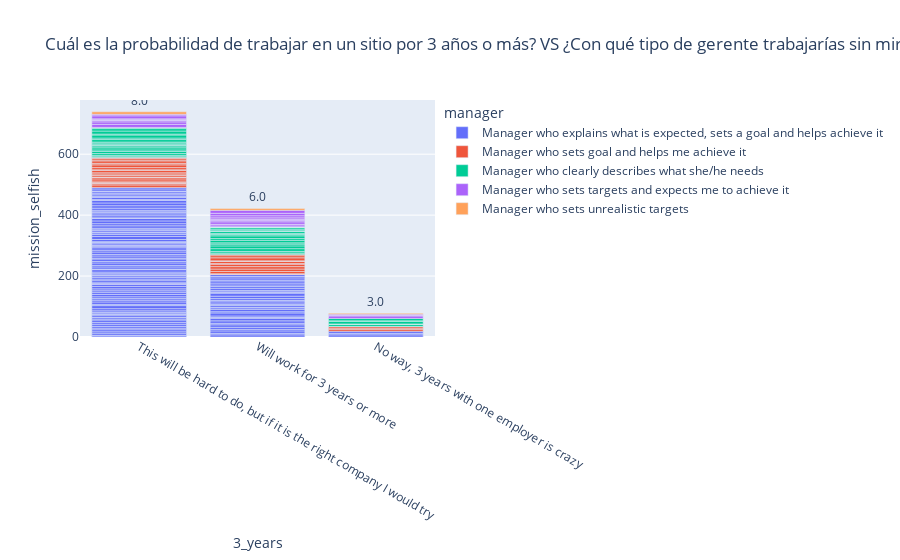

The cell this chart's notebook holds for it:
### Code cell
fig = px.bar(df, x="3_years", y="mission_selfish", color="manager", text="mission_selfish", title="Cuál es la probabilidad de trabajar en un sitio por 3 años o más? VS ¿Con qué tipo de gerente trabajarías sin mirar tu reloj? ")
fig.update_traces(texttemplate='%{text:.2s}', textposition='outside')
fig.update_layout(uniformtext_minsize=4, uniformtext_mode='hide')
fig.show()

### Figure 1 — Plotly figure (JSON) as saved in the notebook; plotly's stock layout.template omitted (floating-point values rounded to 4 significant figures; data arrays with more than 128 entries replaced by an {"elided": "..."} marker saying what was removed)
{"data": [{"alignmentgroup": "True", "hovertemplate": "manager=Manager who explains what is expected, sets a goal and helps achieve it<br>3_years=%{x}<br>mission_selfish=%{text}<extra></extra>", "legendgroup": "Manager who explains what is expected, sets a goal and helps achieve it", "marker": {"color": "#636efa", "pattern": {"shape": ""}}, "name": "Manager who explains what is expected, sets a goal and helps achieve it", "offsetgroup": "Manager who explains what is expected, sets a goal and helps achieve it", "orientation": "v", "showlegend": true, "text": {"elided": "129 int values"}, "textposition": "outside", "texttemplate": "%{text:.2s}", "type": "bar", "x": {"elided": "129 str values"}, "xaxis": "x", "y": {"elided": "129 int values"}, "yaxis": "y"}, {"alignmentgroup": "True", "hovertemplate": "manager=Manager who sets goal and helps me achieve it<br>3_years=%{x}<br>mission_selfish=%{text}<extra></extra>", "legendgroup": "Manager who sets goal and helps me achieve it", "marker": {"color": "#EF553B", "pattern": {"shape": ""}}, "name": "Manager who sets goal and helps me achieve it", "offsetgroup": "Manager who sets goal and helps me achieve it", "orientation": "v", "showlegend": true, "text": [8, 1, 4, 1, 2, 1, 7, 2, 8, 5, 7, 5, 1, 8, 5, 8, 5, 4, 8, 2, 2, 7, 7, 1, 9, 6, 4, 5, 8, 3, 1, 5, 3, 10, 5, 7, 4], "textposition": "outside", "texttemplate": "%{text:.2s}", "type": "bar", "x": ["This will be hard to do, but if it is the right company I would try", "Will work for 3 years or more", "This will be hard to do, but if it is the right company I would try", "This will be hard to do, but if it is the right company I would try", "Will work for 3 years or more", "This will be hard to do, but if it is the right company I would try", "Will work for 3 years or more", "This will be hard to do, but if it is the right company I would try", "Will work for 3 years or more", "This will be hard to do, but if it is the right company I would try", "This will be hard to do, but if it is the right company I would try", "This will be hard to do, but if it is the right company I would try", "This will be hard to do, but if it is the right company I would try", "Will work for 3 years or more", "This will be hard to do, but if it is the right company I would try", "Will work for 3 years or more", "This will be hard to do, but if it is the right company I would try", "This will be hard to do, but if it is the right company I would try", "This will be hard to do, but if it is the right company I would try", "Will work for 3 years or more", "This will be hard to do, but if it is the right company I would try", "Will work for 3 years or more", "This will be hard to do, but if it is the right company I would try", "Will work for 3 years or more", "This will be hard to do, but if it is the right company I would try", "No way, 3 years with one employer is crazy", "No way, 3 years with one employer is crazy", "This will be hard to do, but if it is the right company I would try", "This will be hard to do, but if it is the right company I would try", "This will be hard to do, but if it is the right company I would try", "Will work for 3 years or more", "This will be hard to do, but if it is the right company I would try", "This will be hard to do, but if it is the right company I would try", "Will work for 3 years or more", "No way, 3 years with one employer is crazy", "Will work for 3 years or more", "Will work for 3 years or more"], "xaxis": "x", "y": [8, 1, 4, 1, 2, 1, 7, 2, 8, 5, 7, 5, 1, 8, 5, 8, 5, 4, 8, 2, 2, 7, 7, 1, 9, 6, 4, 5, 8, 3, 1, 5, 3, 10, 5, 7, 4], "yaxis": "y"}, {"alignmentgroup": "True", "hovertemplate": "manager=Manager who clearly describes what she/he needs<br>3_years=%{x}<br>mission_selfish=%{text}<extra></extra>", "legendgroup": "Manager who clearly describes what she/he needs", "marker": {"color": "#00cc96", "pattern": {"shape": ""}}, "name": "Manager who clearly describes what she/he needs", "offsetgroup": "Manager who clearly describes what she/he needs", "orientation": "v", "showlegend": true, "text": [1, 3, 6, 4, 4, 6, 5, 1, 7, 1, 9, 9, 1, 6, 4, 5, 8, 6, 9, 5, 7, 6, 2, 4, 3, 7, 1, 4, 9, 1, 5, 5, 3, 1, 8, 1, 5, 1, 1, 10, 3, 10, 8, 3, 8], "textposition": "outside", "texttemplate": "%{text:.2s}", "type": "bar", "x": ["No way, 3 years with one employer is crazy", "This will be hard to do, but if it is the right company I would try", "No way, 3 years with one employer is crazy", "Will work for 3 years or more", "This will be hard to do, but if it is the right company I would try", "This will be hard to do, but if it is the right company I would try", "Will work for 3 years or more", "Will work for 3 years or more", "This will be hard to do, but if it is the right company I would try", "No way, 3 years with one employer is crazy", "Will work for 3 years or more", "Will work for 3 years or more", "No way, 3 years with one employer is crazy", "Will work for 3 years or more", "Will work for 3 years or more", "This will be hard to do, but if it is the right company I would try", "Will work for 3 years or more", "Will work for 3 years or more", "Will work for 3 years or more", "Will work for 3 years or more", "This will be hard to do, but if it is the right company I would try", "This will be hard to do, but if it is the right company I would try", "This will be hard to do, but if it is the right company I would try", "This will be hard to do, but if it is the right company I would try", "Will work for 3 years or more", "Will work for 3 years or more", "Will work for 3 years or more", "This will be hard to do, but if it is the right company I would try", "No way, 3 years with one employer is crazy", "Will work for 3 years or more", "Will work for 3 years or more", "Will work for 3 years or more", "This will be hard to do, but if it is the right company I would try", "Will work for 3 years or more", "This will be hard to do, but if it is the right company I would try", "Will work for 3 years or more", "This will be hard to do, but if it is the right company I would try", "No way, 3 years with one employer is crazy", "Will work for 3 years or more", "This will be hard to do, but if it is the right company I would try", "This will be hard to do, but if it is the right company I would try", "This will be hard to do, but if it is the right company I would try", "This will be hard to do, but if it is the right company I would try", "This will be hard to do, but if it is the right company I would try", "No way, 3 years with one employer is crazy"], "xaxis": "x", "y": [1, 3, 6, 4, 4, 6, 5, 1, 7, 1, 9, 9, 1, 6, 4, 5, 8, 6, 9, 5, 7, 6, 2, 4, 3, 7, 1, 4, 9, 1, 5, 5, 3, 1, 8, 1, 5, 1, 1, 10, 3, 10, 8, 3, 8], "yaxis": "y"}, {"alignmentgroup": "True", "hovertemplate": "manager=Manager who sets targets and expects me to achieve it<br>3_years=%{x}<br>mission_selfish=%{text}<extra></extra>", "legendgroup": "Manager who sets targets and expects me to achieve it", "marker": {"color": "#ab63fa", "pattern": {"shape": ""}}, "name": "Manager who sets targets and expects me to achieve it", "offsetgroup": "Manager who sets targets and expects me to achieve it", "orientation": "v", "showlegend": true, "text": [6, 1, 10, 2, 8, 5, 3, 8, 5, 4, 1, 8, 7, 8, 2, 2, 10, 4, 3, 10, 5], "textposition": "outside", "texttemplate": "%{text:.2s}", "type": "bar", "x": ["Will work for 3 years or more", "This will be hard to do, but if it is the right company I would try", "This will be hard to do, but if it is the right company I would try", "Will work for 3 years or more", "Will work for 3 years or more", "Will work for 3 years or more", "Will work for 3 years or more", "This will be hard to do, but if it is the right company I would try", "Will work for 3 years or more", "This will be hard to do, but if it is the right company I would try", "This will be hard to do, but if it is the right company I would try", "No way, 3 years with one employer is crazy", "Will work for 3 years or more", "Will work for 3 years or more", "This will be hard to do, but if it is the right company I would try", "No way, 3 years with one employer is crazy", "Will work for 3 years or more", "No way, 3 years with one employer is crazy", "This will be hard to do, but if it is the right company I would try", "This will be hard to do, but if it is the right company I would try", "This will be hard to do, but if it is the right company I would try"], "xaxis": "x", "y": [6, 1, 10, 2, 8, 5, 3, 8, 5, 4, 1, 8, 7, 8, 2, 2, 10, 4, 3, 10, 5], "yaxis": "y"}, {"alignmentgroup": "True", "hovertemplate": "manager=Manager who sets unrealistic targets<br>3_years=%{x}<br>mission_selfish=%{text}<extra></extra>", "legendgroup": "Manager who sets unrealistic targets", "marker": {"color": "#FFA15A", "pattern": {"shape": ""}}, "name": "Manager who sets unrealistic targets", "offsetgroup": "Manager who sets unrealistic targets", "orientation": "v", "showlegend": true, "text": [3, 6, 8], "textposition": "outside", "texttemplate": "%{text:.2s}", "type": "bar", "x": ["No way, 3 years with one employer is crazy", "Will work for 3 years or more", "This will be hard to do, but if it is the right company I would try"], "xaxis": "x", "y": [3, 6, 8], "yaxis": "y"}], "layout": {"barmode": "relative", "legend": {"title": {"text": "manager"}, "tracegroupgap": 0}, "title": {"text": "Cuál es la probabilidad de trabajar en un sitio por 3 años o más? VS ¿Con qué tipo de gerente trabajarías sin mirar tu reloj? "}, "uniformtext": {"minsize": 4, "mode": "hide"}, "xaxis": {"anchor": "y", "domain": [0, 1], "title": {"text": "3_years"}}, "yaxis": {"anchor": "x", "domain": [0, 1], "title": {"text": "mission_selfish"}}}}
